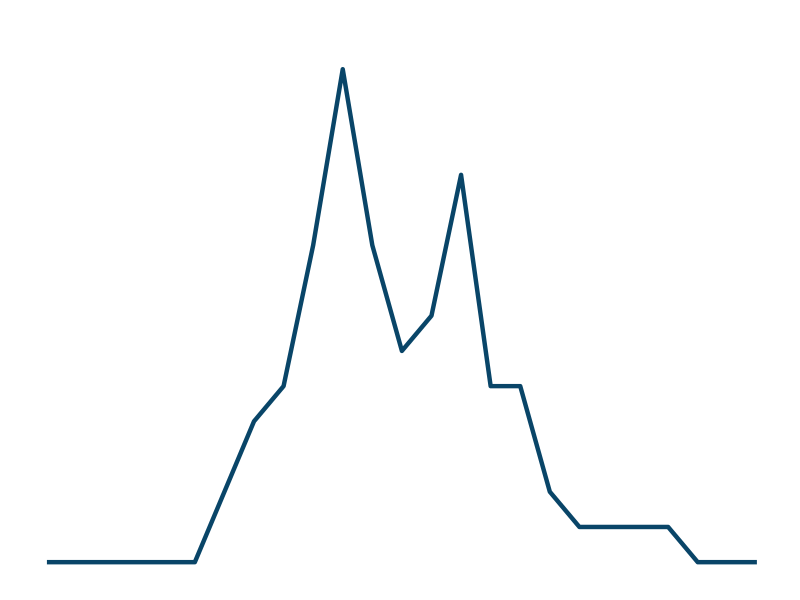

The R script that drew this image:
## ---- chunk 1
library(tidyverse)    # untuk manupulasi, merapikan, & visualisasi data
## ---- chunk 2
set.seed(2000)
df1 = tibble(var = 'A', val = rnorm(n = 25, mean = 5.5, sd = 1.5))
df2 = tibble(var = 'B', val = rnorm(n = 15, mean = 4.5, sd = 1.0))
df3 = tibble(var = 'C', val = rnorm(n = 20, mean = 5.0, sd = 1.0))
df4 = tibble(var = 'D', val = rnorm(n = 10, mean = 4.0, sd = 0.5))
df5 = tibble(var = 'E', val = rnorm(n = 13, mean = 5.0, sd = 1.5))

df <- rbind(df1, df2, df3, df4, df5) %>%
  mutate(Variable = as_factor(var),
         value = round(val, 2)) %>%
  select(Variable, value)
## ---- chunk 3
freq_polygons <- df %>%
  ggplot(aes(x = value)) +
  geom_freqpoly(bins = 25,
                size = 1.5,
                color = '#094568') +
  scale_x_continuous(limits = c(0, 10)) +
  scale_y_continuous(limits = c(0, 15)) +
  theme_minimal() +
  theme(
    axis.title = element_blank(),
    axis.text = element_blank(),
    axis.line = element_blank(),
    panel.grid.major = element_blank(),
    panel.grid.minor = element_blank(),
    panel.background = element_rect(fill = '#FFFFFF',
                                    color = NA),
    plot.background = element_rect(fill = '#FFFFFF',
                                   color = '#FFFFFF')
  )
## ---- chunk 4
freq_polygons
